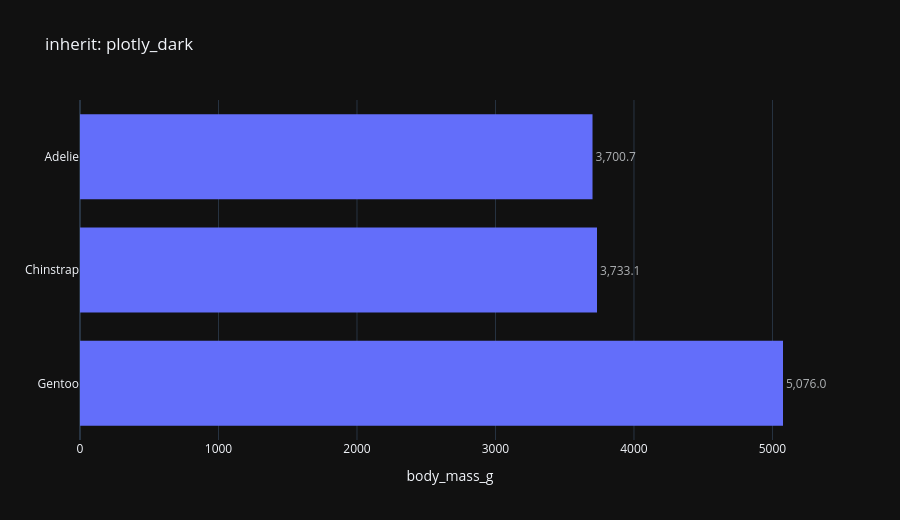

Notebook cell for this chart:
### Code cell
pio.templates.default = 'plotly_dark'
c = pc.bar(pen, 'species', 'body_mass_g', agg='mean', theme='inherit', backend='plotly', title='inherit: plotly_dark')
pio.templates.default = 'plotly'
c

### Figure 1 — Plotly figure (JSON) as saved in the notebook; plotly's stock layout.template omitted (floating-point values rounded to 4 significant figures)
{"data": [{"cliponaxis": false, "hovertemplate": "<b>%{y}</b><br>body_mass_g: %{x:,.4~g}<extra></extra>", "marker": {"color": "#636efa", "line": {"color": "#111111", "width": 0}}, "name": "body_mass_g", "orientation": "h", "text": ["3,700.7", "3,733.1", "5,076.0"], "textfont": {"color": "#aeb1b4"}, "textposition": "outside", "type": "bar", "x": [3701.0, 3733.0, 5076.0], "y": ["Adelie", "Chinstrap", "Gentoo"]}], "layout": {"bargap": 0.25, "barmode": "group", "height": 520, "legend": {"title": {"text": ""}}, "showlegend": false, "title": {"text": "inherit: plotly_dark"}, "xaxis": {"showgrid": true, "title": {"text": "body_mass_g"}}, "yaxis": {"autorange": "reversed", "categoryarray": ["Adelie", "Chinstrap", "Gentoo"], "categoryorder": "array", "showgrid": false}}}
